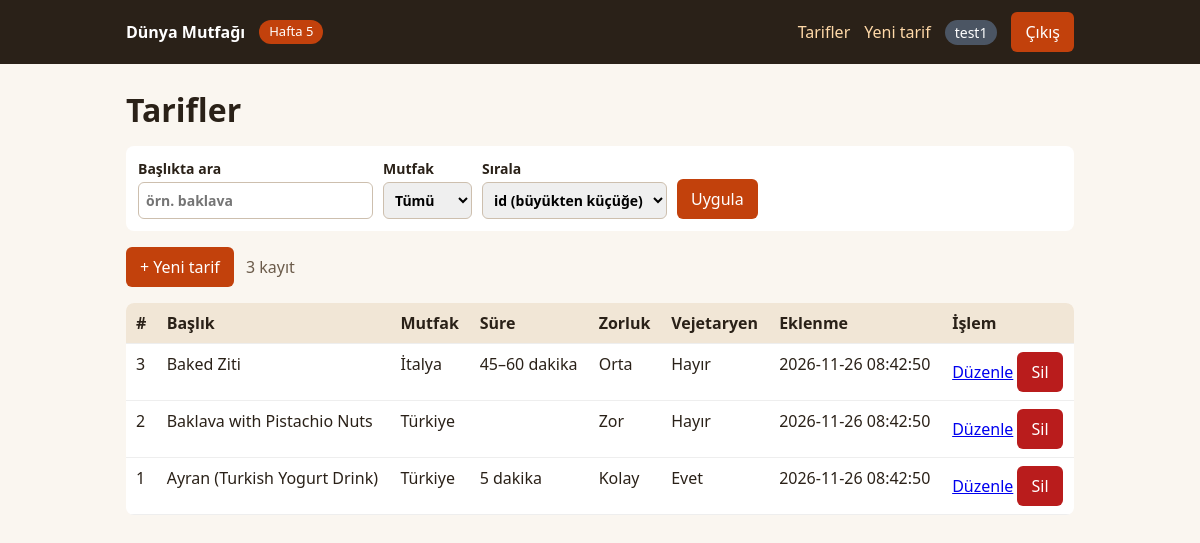
/hafta-5/liste.php (signed in), run on the app's committed database.
### tables this page shows
CREATE TABLE tarifler (
  id           INT UNSIGNED NOT NULL AUTO_INCREMENT,
  kullanici_id INT UNSIGNED NOT NULL,
  baslik       VARCHAR(200) NOT NULL,
  mutfak       VARCHAR(80)  NOT NULL,
  giris        TEXT         NULL,
  malzemeler   TEXT         NOT NULL,               
  yapilis      TEXT         NOT NULL,               
  notlar       TEXT         NULL,
  sure         VARCHAR(40)  NULL,
  zorluk       TINYINT UNSIGNED NULL,
  vejetaryen   TINYINT(1)   NOT NULL DEFAULT 0,
  foto_url     VARCHAR(500) NULL,
  foto_yazar   VARCHAR(200) NULL,
  olusturma    TIMESTAMP    NOT NULL DEFAULT CURRENT_TIMESTAMP,
  PRIMARY KEY (id),
  KEY idx_tarif_sahip (kullanici_id),
  KEY idx_tarif_mutfak (mutfak),
  CONSTRAINT fk_tarif_sahip FOREIGN KEY (kullanici_id)
    REFERENCES kullanicilar (id) ON DELETE CASCADE
);

### hafta-5/db.php (called while the page is built, shortened)
<?php
function db(): PDO
{
    static $pdo = null;
    if ($pdo === null) {
        $dsn = 'mysql:host=' . DB_HOST . ';dbname=' . DB_NAME . ';charset=utf8mb4';
        $pdo = new PDO($dsn, DB_USER, DB_PASS, [
            PDO::ATTR_ERRMODE            => PDO::ERRMODE_EXCEPTION,
            PDO::ATTR_DEFAULT_FETCH_MODE => PDO::FETCH_ASSOC,
            PDO::ATTR_EMULATE_PREPARES   => false,
        ]);
    }
    return $pdo;
}

### hafta-5/liste.php (the view, shortened to what this page needs)
<?php
require_once __DIR__ . '/_ortak.php';
$uid = giris_zorunlu();
$q      = mb_substr(trim((string)($_GET['q'] ?? '')), 0, 100);
$mutfak = mb_substr(trim((string)($_GET['mutfak'] ?? '')), 0, 80);
$sirala = (string)($_GET['sirala'] ?? 'id_azalan');
$kosul = ['kullanici_id = :uid'];
$param = [':uid' => $uid];
$sql = 'SELECT id, baslik, mutfak, sure, zorluk, vejetaryen, olusturma FROM tarifler'
     . ($kosul ? ' WHERE ' . implode(' AND ', $kosul) : '')
     . ' ORDER BY ' . SIRALAMA[$sirala][1];
$st = db()->prepare($sql);
$st->execute($param);
$tarifler = $st->fetchAll();
$filtreli = ($q !== '' || $mutfak !== '');
echo '<form class="filtre" method="get" action="liste.php">'
   . '<label>Başlıkta ara<input type="search" name="q" maxlength="100" value="' . h($q) . '" placeholder="örn. baklava"></label>'
   . '<label>Mutfak<select name="mutfak"><option value="">Tümü</option>';
echo '</select></label><label>Sırala<select name="sirala">';
foreach (SIRALAMA as $anahtar => [$ad]) {
    echo '<option value="' . h($anahtar) . '"' . ($anahtar === $sirala ? ' selected' : '') . '>' . h($ad) . '</option>';
}
echo '</select></label><button type="submit">Uygula</button>'
   . ($filtreli || $sirala !== 'id_azalan' ? ' <a class="bag" href="liste.php">Temizle</a>' : '')
   . '</form>';
echo '<p><a class="dugme" href="ekle.php">+ Yeni tarif</a> <span class="sayi">' . count($tarifler) . ' kayıt</span></p>';
if (!$tarifler) {
    echo '<div class="mesaj">' . ($filtreli ? 'Aramanıza uygun tarif bulunamadı.' : 'Henüz tarifiniz yok.') . '</div>';
} else {
    echo '<table><thead><tr><th>#</th><th>Başlık</th><th>Mutfak</th><th>Süre</th><th>Zorluk</th><th>Vejetaryen</th><th>Eklenme</th><th>İşlem</th></tr></thead><tbody>';
    foreach ($tarifler as $t) {
        echo '<tr><td>' . (int)$t['id'] . '</td>'
            . '<td>' . h($t['baslik']) . '</td>'
            . '<td>' . h($t['mutfak']) . '</td>'
            . '<td>' . h($t['sure']) . '</td>'
            . '<td>' . h(ZORLUK[(int)$t['zorluk']] ?? '') . '</td>'
            . '<td>' . ($t['vejetaryen'] ? 'Evet' : 'Hayır') . '</td>'
            . '<td>' . h($t['olusturma']) . '</td>'
            . '<td><a href="duzenle.php?id=' . (int)$t['id'] . '">Düzenle</a> '
            . '<form class="satirici" method="post" action="sil.php" onsubmit="return confirm(\'Bu tarif silinsin mi?\')">'
            . csrf_alan() . '<input type="hidden" name="id" value="' . (int)$t['id'] . '">'
            . '<button class="tehlike" type="submit">Sil</button></form></td></tr>';
    }
    echo '</tbody></table>';
}

### hafta-5/stil.css (style rules this page uses)
* { box-sizing:border-box }
body { margin:0;font:16px/1.5 system-ui,Segoe UI,Arial,sans-serif;background:#faf6f0;color:#2a2118 }
table { width:100%;border-collapse:collapse;background:#fff;border-radius:8px;overflow:hidden }
th,td { padding:8px 10px;border-bottom:1px solid #eee;text-align:left;vertical-align:top }
th { background:#f1e6d6 }
.dugme,button { background:#c2410c;color:#fff;border:0;border-radius:6px;padding:8px 14px;font:inherit;cursor:pointer;text-decoration:none;display:inline-block }
button.tehlike { background:#b91c1c }
.sayi { color:#6b5b4a;margin-left:8px }
.filtre { display:flex;gap:10px;flex-wrap:wrap;align-items:end;background:#fff;padding:12px;border-radius:8px;margin:12px 0 }
.filtre label { font-weight:600;font-size:14px }
.filtre input,.filtre select { display:block;padding:7px;border:1px solid #cdbfae;border-radius:6px;font:inherit;margin-top:3px }
form.satirici { display:inline }

### data on the page
tarifler: id "3", baslik "Baked Ziti", mutfak "İtalya", sure "45–60 dakika", zorluk "Orta", vejetaryen "Hayır", olusturma "2026-11-26 08:42:50"
tarifler: id "2", baslik "Baklava with Pistachio Nuts", mutfak "Türkiye", zorluk "Zor", vejetaryen "Hayır", olusturma "2026-11-26 08:42:50"
tarifler: id "1", baslik "Ayran (Turkish Yogurt Drink)", mutfak "Türkiye", sure "5 dakika", zorluk "Kolay", vejetaryen "Evet", olusturma "2026-11-26 08:42:50"

### other printed values
HAFTA "5"
$_SESSION['kullanici_adi'] "test1"
$baslik "Tarifler"
count($tarifler) "3"
form field sirala "id (büyükten küçüğe)"
